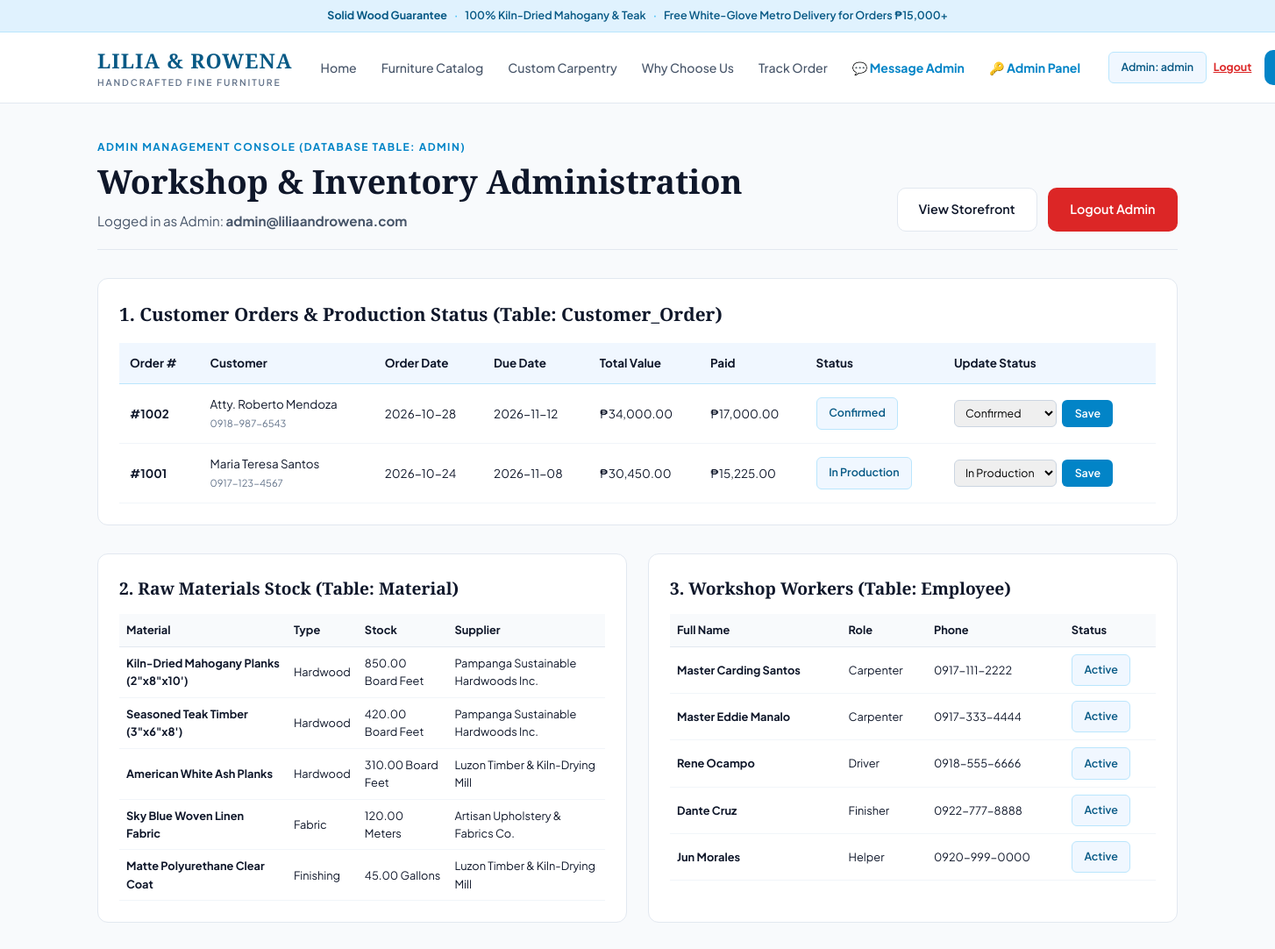
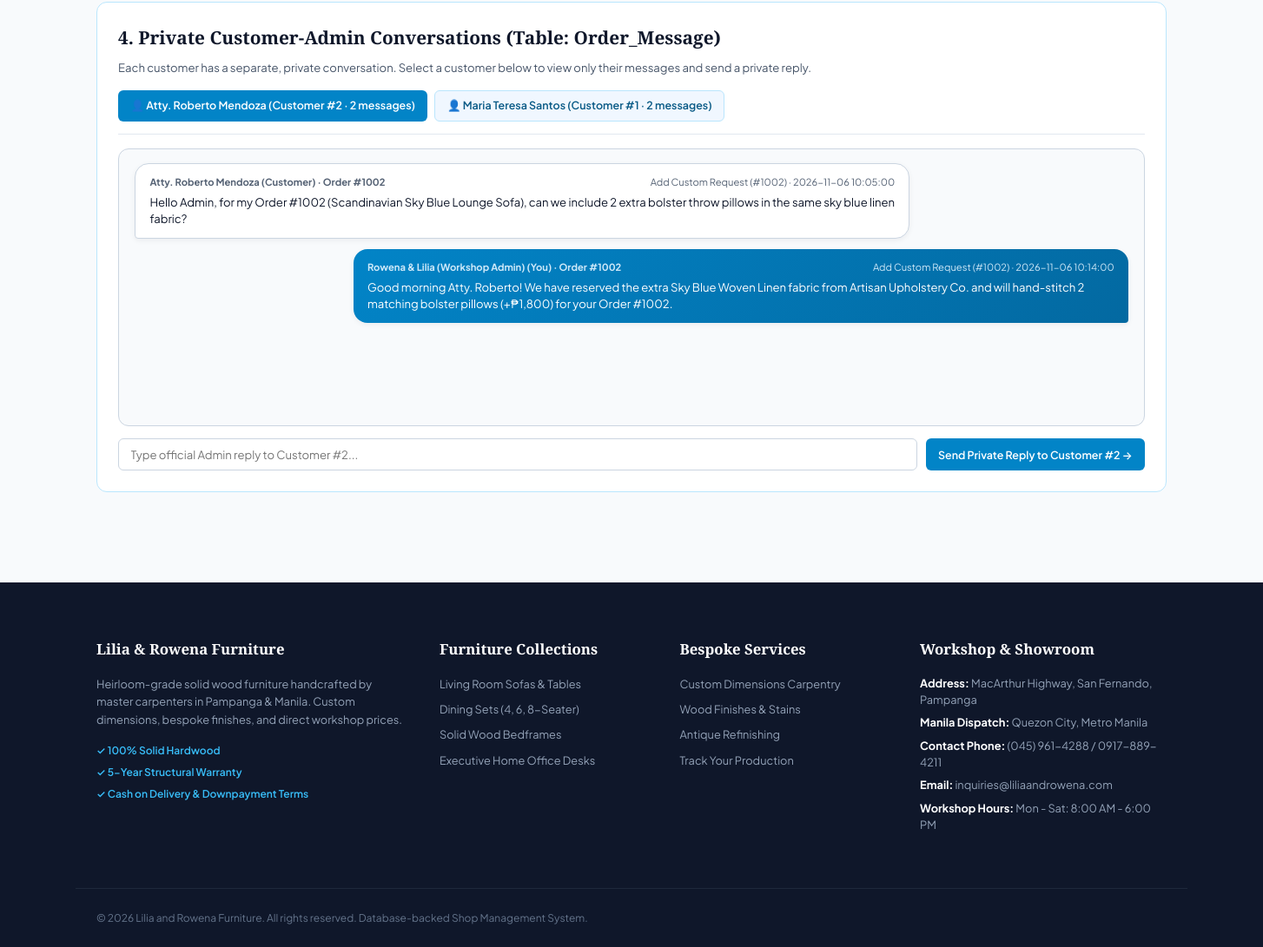
Screenshot of /index.php?route=admin_dashboard (signed in) with the database file from the repository (2 pictures, top to bottom).
### tables this page shows
CREATE TABLE Customer_Order (
    OrderID     INT          NOT NULL AUTO_INCREMENT,
    CustomerID  INT          NOT NULL,
    OrderDate   DATE         NOT NULL DEFAULT (CURRENT_DATE),
    DueDate     DATE         NULL,
    Status      VARCHAR(20)  NOT NULL DEFAULT 'Pending',
    CONSTRAINT pk_order PRIMARY KEY (OrderID),
    CONSTRAINT chk_order_status CHECK (Status IN
        ('Pending', 'Confirmed', 'In Production', 'Ready', 'Delivered', 'Completed', 'Cancelled')),
    CONSTRAINT chk_order_dates CHECK (DueDate IS NULL OR DueDate >= OrderDate),
    CONSTRAINT fk_order_customer FOREIGN KEY (CustomerID)
        REFERENCES Customer (CustomerID)
        ON UPDATE CASCADE ON DELETE RESTRICT
);

CREATE TABLE Customer (
    CustomerID    INT           NOT NULL AUTO_INCREMENT,
    FullName      VARCHAR(100)  NOT NULL,
    Email         VARCHAR(100)  NOT NULL,
    PasswordHash  VARCHAR(255)  NOT NULL,
    PhoneNumber   VARCHAR(20)   NOT NULL,
    Address       VARCHAR(255)  NOT NULL,
    CONSTRAINT pk_customer PRIMARY KEY (CustomerID),
    CONSTRAINT uq_customer_email UNIQUE (Email)
);

CREATE TABLE Material (
    MaterialID     INT            NOT NULL AUTO_INCREMENT,
    SupplierID     INT            NOT NULL,
    MaterialName   VARCHAR(100)   NOT NULL,
    MaterialType   VARCHAR(50)    NOT NULL,
    Unit           VARCHAR(20)    NOT NULL,
    UnitCost       DECIMAL(10,2)  NOT NULL,
    StockQuantity  DECIMAL(10,2)  NOT NULL DEFAULT 0,
    CONSTRAINT pk_material PRIMARY KEY (MaterialID),
    CONSTRAINT chk_material_cost  CHECK (UnitCost >= 0),
    CONSTRAINT chk_material_stock CHECK (StockQuantity >= 0),
    CONSTRAINT fk_material_supplier FOREIGN KEY (SupplierID)
        REFERENCES Supplier (SupplierID)
        ON UPDATE CASCADE ON DELETE RESTRICT
);

CREATE TABLE Supplier (
    SupplierID         INT           NOT NULL AUTO_INCREMENT,
    SupplierName       VARCHAR(100)  NOT NULL,
    ContactPersonName  VARCHAR(100)  NULL,
    Phone              VARCHAR(20)   NOT NULL,
    Address            VARCHAR(255)  NULL,
    CONSTRAINT pk_supplier PRIMARY KEY (SupplierID)
);

CREATE TABLE Employee (
    EmployeeID   INT           NOT NULL AUTO_INCREMENT,
    FullName     VARCHAR(100)  NOT NULL,
    Role         VARCHAR(30)   NOT NULL,
    PhoneNumber  VARCHAR(20)   NULL,
    HireDate     DATE          NOT NULL,
    Status       VARCHAR(20)   NOT NULL DEFAULT 'Active',
    CONSTRAINT pk_employee PRIMARY KEY (EmployeeID),
    CONSTRAINT chk_employee_role   CHECK (Role IN ('Carpenter', 'Finisher', 'Driver', 'Helper')),
    CONSTRAINT chk_employee_status CHECK (Status IN ('Active', 'Inactive'))
);

CREATE TABLE Order_Message (
    MessageID    INT           NOT NULL AUTO_INCREMENT,
    CustomerID   INT           NOT NULL,
    OrderID      INT           NULL,
    AdminID      INT           NULL,
    SenderRole   VARCHAR(20)   NOT NULL,
    SenderName   VARCHAR(100)  NOT NULL,
    Topic        VARCHAR(60)   NOT NULL DEFAULT 'Order Follow-Up',
    MessageText  TEXT          NOT NULL,
    CreatedAt    DATETIME      NOT NULL DEFAULT CURRENT_TIMESTAMP,
    CONSTRAINT pk_order_message PRIMARY KEY (MessageID),
    CONSTRAINT chk_message_sender CHECK (SenderRole IN ('Customer', 'Admin')),
    CONSTRAINT fk_msg_customer FOREIGN KEY (CustomerID)
        REFERENCES Customer (CustomerID)
        ON UPDATE CASCADE ON DELETE CASCADE,
    CONSTRAINT fk_msg_order FOREIGN KEY (OrderID)
        REFERENCES Customer_Order (OrderID)
        ON UPDATE CASCADE ON DELETE SET NULL,
    CONSTRAINT fk_msg_admin FOREIGN KEY (AdminID)
        REFERENCES Admin (AdminID)
        ON UPDATE CASCADE ON DELETE SET NULL
);

### views/admin_dashboard.php (the view, shortened to what the rows shown need)
<div class="section-container" style="padding-top: 2.5rem;">
    <div class="section-header-row" style="border-bottom: 1px solid #e2e8f0; padding-bottom: 1.25rem;">
        <div>
            <h1 class="section-title">Workshop &amp; Inventory Administration</h1>
        </div>
    </div>
    <div style="background: #ffffff; border: 1px solid #e2e8f0; border-radius: 12px; padding: 1.5rem; margin-bottom: 2rem;">
        <div style="overflow-x: auto;">
            <table style="width: 100%; border-collapse: collapse; font-size: 0.84rem;">
                <thead>
                    <tr style="background: #f0f7ff; text-align: left; border-bottom: 1px solid #bae6fd;">
                        <th style="padding: 0.75rem;">Order #</th>
                        <th style="padding: 0.75rem;">Customer</th>
                        <th style="padding: 0.75rem;">Order Date</th>
                        <th style="padding: 0.75rem;">Due Date</th>
                        <th style="padding: 0.75rem;">Total Value</th>
                        <th style="padding: 0.75rem;">Paid</th>
                        <th style="padding: 0.75rem;">Status</th>
                        <th style="padding: 0.75rem;">Update Status</th>
                    </tr>
                </thead>
                <tbody>
                    <?php foreach ($orders as $ord): ?>
                        <tr style="border-bottom: 1px solid #f1f5f9;">
                            <td style="padding: 0.75rem;"><strong>#<?= $ord['OrderID'] ?></strong></td>
                            <td style="padding: 0.75rem;">
                                <?= htmlspecialchars($ord['CustomerName']) ?><br>
                                <small style="color: #64748b;"><?= htmlspecialchars($ord['PhoneNumber']) ?></small>
                            </td>
                            <td style="padding: 0.75rem;"><?= $ord['OrderDate'] ?></td>
                            <td style="padding: 0.75rem;"><?= $ord['DueDate'] ?></td>
                            <td style="padding: 0.75rem;">₱<?= number_format((float)$ord['TotalAmount'], 2) ?></td>
                            <td style="padding: 0.75rem;">₱<?= number_format((float)$ord['TotalPaid'], 2) ?></td>
                            <td style="padding: 0.75rem;">
                                <span class="btn-sm-soft"><?= htmlspecialchars($ord['Status']) ?></span>
                            </td>
                            <td style="padding: 0.75rem;">
                                <form action="index.php?route=admin_update_order" method="POST" style="display: flex; gap: 0.4rem;">
                                    <select name="status" style="padding: 0.35rem 0.5rem; border: 1px solid #cbd5e1; border-radius: 6px; font-size: 0.78rem;">
                                        <?php foreach (['Pending', 'Confirmed', 'In Production', 'Ready', 'Delivered', 'Completed', 'Cancelled'] as $st): ?>
                                            <option value="<?= $st ?>" <?= $ord['Status'] === $st ? 'selected' : '' ?>><?= $st ?></option>
                                        <?php endforeach; ?>
                                    </select>
                                    <button type="submit" class="btn-sm-primary">Save</button>
                                </form>
                            </td>
                        </tr>
                    <?php endforeach; ?>
                </tbody>
            </table>
        </div>
    </div>
    <div class="form-row-2" style="gap: 1.5rem; margin-bottom: 2rem;">
        <div style="background: #ffffff; border: 1px solid #e2e8f0; border-radius: 12px; padding: 1.5rem;">
            <table style="width: 100%; border-collapse: collapse; font-size: 0.8rem;">
                <thead>
                    <tr style="background: #f8fafc; text-align: left; border-bottom: 1px solid #e2e8f0;">
                        <th style="padding: 0.5rem;">Material</th>
                        <th style="padding: 0.5rem;">Type</th>
                        <th style="padding: 0.5rem;">Stock</th>
                        <th style="padding: 0.5rem;">Supplier</th>
                    </tr>
                </thead>
                <tbody>
                    <?php foreach ($materials as $m): ?>
                        <tr style="border-bottom: 1px solid #f1f5f9;">
                            <td style="padding: 0.5rem;"><strong><?= htmlspecialchars($m['MaterialName']) ?></strong></td>
                            <td style="padding: 0.5rem;"><?= htmlspecialchars($m['MaterialType']) ?></td>
                            <td style="padding: 0.5rem;"><?= $m['StockQuantity'] ?> <?= htmlspecialchars($m['Unit']) ?></td>
                            <td style="padding: 0.5rem;"><?= htmlspecialchars($m['SupplierName']) ?></td>
                        </tr>
                    <?php endforeach; ?>
                </tbody>
            </table>
        </div>
        <div style="background: #ffffff; border: 1px solid #e2e8f0; border-radius: 12px; padding: 1.5rem;">
            <table style="width: 100%; border-collapse: collapse; font-size: 0.8rem;">
                <thead>
                    <tr style="background: #f8fafc; text-align: left; border-bottom: 1px solid #e2e8f0;">
                        <th style="padding: 0.5rem;">Full Name</th>
                        <th style="padding: 0.5rem;">Role</th>
                        <th style="padding: 0.5rem;">Phone</th>
                        <th style="padding: 0.5rem;">Status</th>
                    </tr>
                </thead>
                <tbody>
                    <?php foreach ($employees as $emp): ?>
                        <tr style="border-bottom: 1px solid #f1f5f9;">
                            <td style="padding: 0.5rem;"><strong><?= htmlspecialchars($emp['FullName']) ?></strong></td>
                            <td style="padding: 0.5rem;"><?= htmlspecialchars($emp['Role']) ?></td>
                            <td style="padding: 0.5rem;"><?= htmlspecialchars($emp['PhoneNumber']) ?></td>
                            <td style="padding: 0.5rem;"><span class="btn-sm-soft"><?= htmlspecialchars($emp['Status']) ?></span></td>
                        </tr>
                    <?php endforeach; ?>
                </tbody>
            </table>
        </div>
    </div>
    <?php
    $loggedInAdminId = (int)($_SESSION['admin_id'] ?? 1);
    $selectedCustomerId = isset($selectedCustomerId) ? (int)$selectedCustomerId : 1;
    ?>
    <div style="background: #ffffff; border: 1px solid #bae6fd; border-radius: 12px; padding: 1.5rem; margin-bottom: 2rem;">
        <?php if (!empty($conversations)): ?>
            <div style="display: flex; gap: 0.5rem; flex-wrap: wrap; margin-bottom: 1rem; padding-bottom: 0.85rem; border-bottom: 1px solid #e2e8f0;">
                <?php foreach ($conversations as $conv): ?>
                    <?php $cid = (int)$conv['CustomerID']; ?>
                    <a href="index.php?route=admin_dashboard&amp;customer_id=<?= $cid ?>"
                       class="<?= $cid === $selectedCustomerId ? 'btn-sm-primary' : 'btn-sm-soft' ?>">
                        👤 <?= htmlspecialchars($conv['FullName']) ?> (Customer #<?= $cid ?> · <?= (int)$conv['MessageCount'] ?> messages)
                    </a>
                <?php endforeach; ?>
            </div>
        <?php endif; ?>
        <div class="chat-feed-box" style="height: 320px; background: #f8fafc;">
            <?php if (empty($messages)): ?>
                <p style="text-align: center; color: #64748b; padding: 2rem;">No messages in Customer #<?= $selectedCustomerId ?>'s conversation yet.</p>
            <?php else: ?>
                <?php foreach ($messages as $m): ?>
                    <?php
                    $msgSenderRole = strtolower(trim($m['SenderRole'] ?? 'customer'));
                    $msgSenderId = isset($m['SenderID'])
                        ? (int)$m['SenderID']
                        : ($msgSenderRole === 'admin' ? (int)($m['AdminID'] ?? 0) : (int)($m['CustomerID'] ?? 0));
                    $isOwnAdminMessage = ($msgSenderRole === 'admin' && $msgSenderId === $loggedInAdminId);
                    $rowClass = $isOwnAdminMessage ? 'chat-row own-row' : 'chat-row other-row';
                    $bubbleClass = $isOwnAdminMessage ? 'chat-bubble msg-own' : 'chat-bubble msg-other';
                    $senderLabel = $isOwnAdminMessage
                        ? htmlspecialchars($m['SenderName']) . ' (You)'
                        : htmlspecialchars($m['SenderName']) . ' (' . htmlspecialchars($m['SenderRole']) . ')';
                    ?>
                    <div class="<?= $rowClass ?>">
                        <div class="<?= $bubbleClass ?>">
                            <div class="chat-bubble-meta">
                                <strong><?= $senderLabel ?> · Order #<?= htmlspecialchars((string)($m['OrderID'] ?? 'General')) ?></strong>
                                <span><?= htmlspecialchars($m['Topic']) ?> · <?= htmlspecialchars($m['CreatedAt']) ?></span>
                            </div>
                            <div><?= nl2br(htmlspecialchars($m['MessageText'])) ?></div>
                        </div>
                    </div>
                <?php endforeach; ?>
            <?php endif; ?>
        </div>
    </div>
</div>

### rows the page displays
customer_order: OrderID "1002", CustomerID.FullName "Atty. Roberto Mendoza", CustomerID.PhoneNumber "0918-987-6543", OrderDate "2026-10-28", DueDate "2026-11-12", TotalAmount "34,000.00", TotalPaid "17,000.00", Status "Confirmed", status "Confirmed"
customer_order: OrderID "1001", CustomerID.FullName "Maria Teresa Santos", CustomerID.PhoneNumber "0917-123-4567", OrderDate "2026-10-24", DueDate "2026-11-08", TotalAmount "30,450.00", TotalPaid "15,225.00", Status "In Production", status "In Production"
material: MaterialName "Kiln-Dried Mahogany Planks (2\"x8\"x10')", MaterialType "Hardwood", StockQuantity "850.00", Unit "Board Feet", SupplierID.SupplierName "Pampanga Sustainable Hardwoods Inc."
material: MaterialName "Seasoned Teak Timber (3\"x6\"x8')", MaterialType "Hardwood", StockQuantity "420.00", Unit "Board Feet", SupplierID.SupplierName "Pampanga Sustainable Hardwoods Inc."
material: MaterialName "American White Ash Planks", MaterialType "Hardwood", StockQuantity "310.00", Unit "Board Feet", SupplierID.SupplierName "Luzon Timber & Kiln-Drying Mill"
material: MaterialName "Sky Blue Woven Linen Fabric", MaterialType "Fabric", StockQuantity "120.00", Unit "Meters", SupplierID.SupplierName "Artisan Upholstery & Fabrics Co."
material: MaterialName "Matte Polyurethane Clear Coat", MaterialType "Finishing", StockQuantity "45.00", Unit "Gallons", SupplierID.SupplierName "Luzon Timber & Kiln-Drying Mill"
employee: FullName "Master Carding Santos", Role "Carpenter", PhoneNumber "0917-111-2222", Status "Active"
employee: FullName "Master Eddie Manalo", Role "Carpenter", PhoneNumber "0917-333-4444", Status "Active"
employee: FullName "Rene Ocampo", Role "Driver", PhoneNumber "0918-555-6666", Status "Active"
employee: FullName "Dante Cruz", Role "Finisher", PhoneNumber "0922-777-8888", Status "Active"
employee: FullName "Jun Morales", Role "Helper", PhoneNumber "0920-999-0000", Status "Active"
customer: FullName "Atty. Roberto Mendoza", CustomerID "2", MessageCount "2"
customer: FullName "Maria Teresa Santos", CustomerID "1", MessageCount "2"
order_message: senderLabel "Atty. Roberto Mendoza (Customer)", OrderID "1002", Topic "Add Custom Request (#1002)", CreatedAt "2026-11-06 10:05:00", MessageText "Hello Admin, for my Order #1002 (Scandinavian Sky Blue Lounge Sofa), can we include 2 extra bolster throw pillows in the same sky blue linen fabric?"
order_message: senderLabel "Rowena & Lilia (Workshop Admin) (You)", OrderID "1002", Topic "Add Custom Request (#1002)", CreatedAt "2026-11-06 10:14:00", MessageText "Good morning Atty. Roberto! We have reserved the extra Sky Blue Woven Linen fabric from Artisan Upholstery Co. and will hand-stitch 2 matching bolster pillows (+₱1,800) for your Order #1002."

### other values shown
explode('@', $adminEmail)[0] "admin"
$_SESSION['admin_email'] "admin@liliaandrowena.com"
$selectedCustomerId "2"
